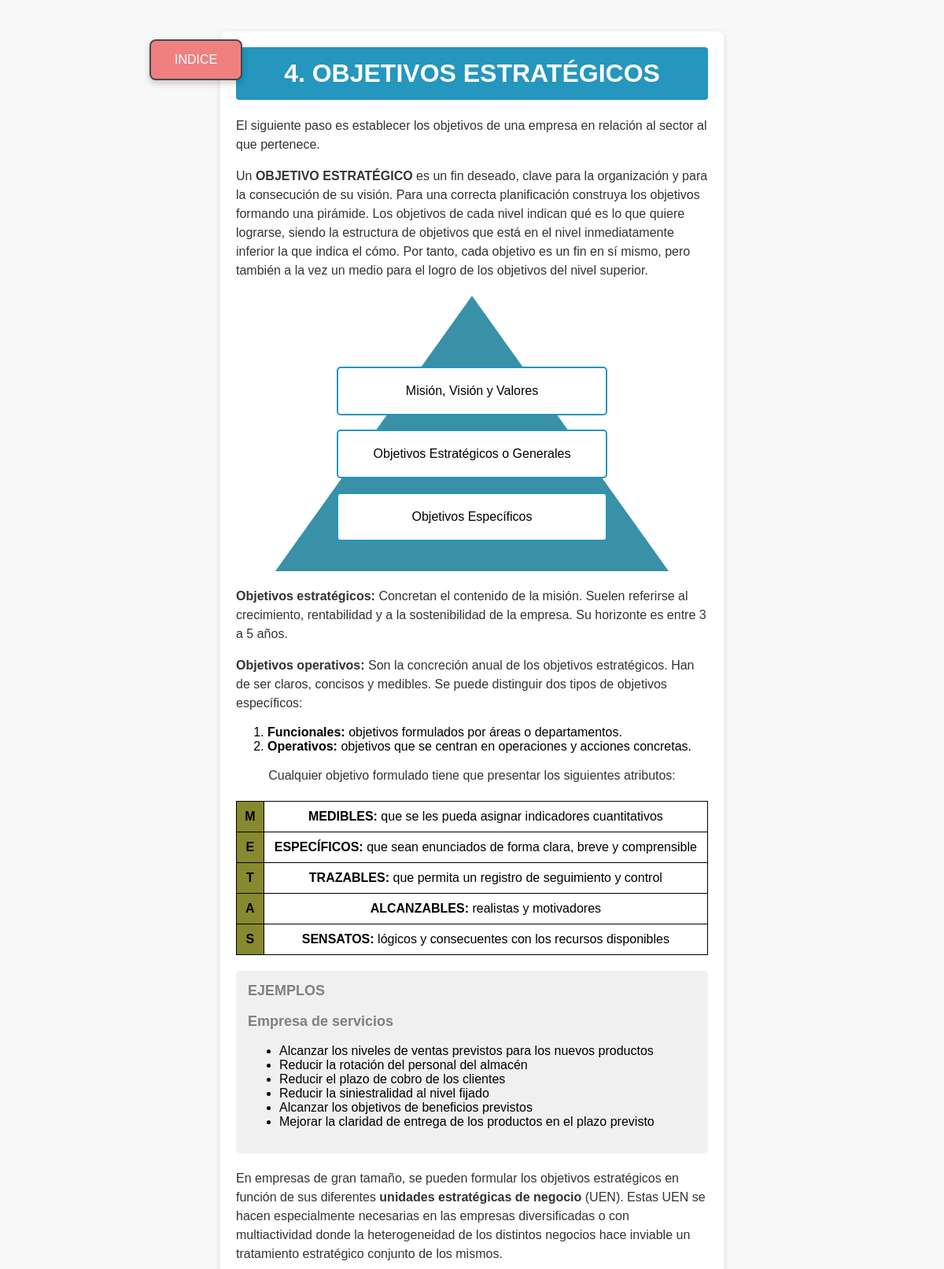
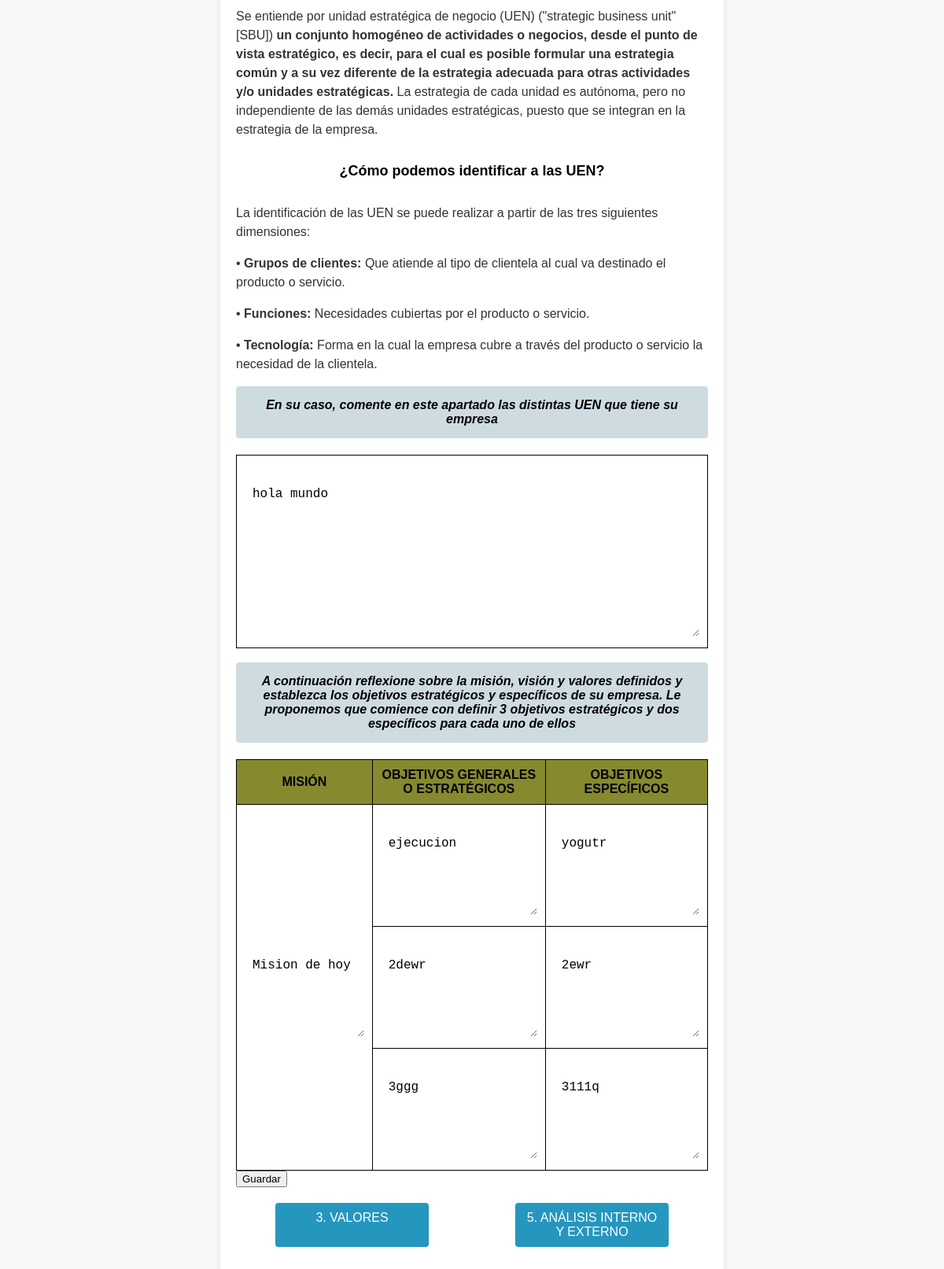
Screenshot of /Formularios/objetivos.php (signed in) with the database file from the repository (2 pictures, top to bottom).
### tables this page shows
CREATE TABLE IF NOT EXISTS `empresa` (
  `id` int(11) NOT NULL AUTO_INCREMENT,
  `id_usuario` int(11) NOT NULL,
  `mision` text DEFAULT NULL,
  `vision` text DEFAULT NULL,
  `valores` text DEFAULT NULL,
  `objetivos_generales` text DEFAULT NULL,
  `objetivos_especificos` text DEFAULT NULL,
  `amenazas` text DEFAULT NULL,
  `fortalezas` text DEFAULT NULL,
  `debilidades` text DEFAULT NULL,
  `oportunidades` text DEFAULT NULL,
  `unidad_estrategica` text DEFAULT NULL,
  `potenciald` decimal(5,2) DEFAULT NULL,
  `reflexion` text DEFAULT NULL,
  PRIMARY KEY (`id`),
  KEY `id_usuario` (`id_usuario`),
  CONSTRAINT `empresa_ibfk_1` FOREIGN KEY (`id_usuario`) REFERENCES `usuarios` (`id`)
);

### Formularios/objetivos.php (the view, shortened to what this page needs)
<?php
include('../Conexion/conexion.php');
$id_usuario = $_SESSION['usuario_id'];
$sql = "SELECT unidad_estrategica FROM empresa WHERE id_usuario = ?";
if ($stmt = $conn->prepare($sql)) {
    $stmt->bind_param("i", $id_usuario);
    $stmt->execute();
    $stmt->bind_result($unidadEstrategica);
}
$mision = '';
$objetivos_generales = ["", "", ""];
$objetivos_especificos = [[""], [""], [""]];
$sql = "SELECT mision, objetivos_generales, objetivos_especificos FROM empresa WHERE id_usuario = ?";
if ($stmt = $conn->prepare($sql)) {
    $stmt->bind_param("i", $id_usuario);
    $stmt->execute();
    $stmt->bind_result($mision, $objetivos_generales_str, $objetivos_especificos_str);
    if ($stmt->fetch()) {
        $objetivos_generales = $objetivos_generales_str ? explode(", ", $objetivos_generales_str) : ["", "", ""];
        $objetivos_especificos = $objetivos_especificos_str ? array_map(function ($obj) {
            return explode(", ", $obj);
        }, explode("], [", trim($objetivos_especificos_str, "[]"))) : [[""], [""], [""]];
    }
}
?>
<!DOCTYPE html>
<html lang="es">
<head>
    <link rel="stylesheet" href="../css/objetivos.css">
</head>
<body>
    <a class="volver" href="../principal.php">INDICE</a>
    <div class="container">
        <h1>4. OBJETIVOS ESTRATÉGICOS</h1>
        <p>El siguiente paso es establecer los objetivos de una empresa en relación al sector al que pertenece.</p>
        <p>Un <strong>OBJETIVO ESTRATÉGICO</strong> es un fin deseado, clave para la organización y para la consecución
            de su visión. Para una correcta planificación construya los objetivos formando una pirámide. Los objetivos
            de cada nivel indican qué es lo que quiere lograrse, siendo la estructura de objetivos que está en el nivel
            inmediatamente inferior la que indica el cómo. Por tanto, cada objetivo es un fin en sí mismo, pero también
            a la vez un medio para el logro de los objetivos del nivel superior.</p>
        <div class="triangulo">
            <div class="rectangulo rectangulo1">Misión, Visión y Valores</div>
            <div class="rectangulo rectangulo2">Objetivos Estratégicos o Generales</div>
            <div class="rectangulo rectangulo3">Objetivos Específicos</div>
        </div>
        <p><strong>Objetivos estratégicos:</strong> Concretan el contenido de la misión. Suelen referirse al
            crecimiento, rentabilidad y a la sostenibilidad de la empresa. Su horizonte es entre 3 a 5 años.</p>
        <p><strong>Objetivos operativos:</strong> Son la concreción anual de los objetivos estratégicos. Han de ser
            claros, concisos y medibles. Se puede distinguir dos tipos de objetivos específicos:</p>
        <ol>
            <li><strong>Funcionales:</strong> objetivos formulados por áreas o departamentos.</li>
            <li><strong>Operativos:</strong> objetivos que se centran en operaciones y acciones concretas.</li>
        </ol>
        <p style="text-align: center;">Cualquier objetivo formulado tiene que presentar los siguientes atributos:</p>
        <table class="metas-table">
            <tr>
                <th>M</th>
                <td><strong>MEDIBLES:</strong> que se les pueda asignar indicadores cuantitativos</td>
            </tr>
            <tr>
                <th>E</th>
                <td><strong>ESPECÍFICOS:</strong> que sean enunciados de forma clara, breve y comprensible</td>
            </tr>
            <tr>
                <th>T</th>
                <td><strong>TRAZABLES:</strong> que permita un registro de seguimiento y control</td>
            </tr>
            <tr>
                <th>A</th>
                <td><strong>ALCANZABLES:</strong> realistas y motivadores</td>
            </tr>
            <tr>
                <th>S</th>
                <td><strong>SENSATOS:</strong> lógicos y consecuentes con los recursos disponibles</td>
            </tr>
        </table>
        <div class="ejemplos">
            <h3>EJEMPLOS</h3>
            <h3>Empresa de servicios</h3>
            <ul>
                <li>Alcanzar los niveles de ventas previstos para los nuevos productos</li>
                <li>Reducir la rotación del personal del almacén</li>
                <li>Reducir el plazo de cobro de los clientes</li>
                <li>Reducir la siniestralidad al nivel fijado</li>
                <li>Alcanzar los objetivos de beneficios previstos</li>
                <li>Mejorar la claridad de entrega de los productos en el plazo previsto</li>
            </ul>
        </div>
        <p>En empresas de gran tamaño, se pueden formular los objetivos estratégicos en función de sus diferentes
            <strong>unidades estratégicas de negocio</strong> (UEN). Estas UEN se hacen especialmente necesarias en las
            empresas diversificadas o con multiactividad donde la heterogeneidad de los distintos negocios hace inviable
            un tratamiento estratégico conjunto de los mismos.
        </p>
        <p>Se entiende por unidad estratégica de negocio (UEN) ("strategic business unit" [SBU]) <strong>un conjunto
                homogéneo de actividades o negocios, desde el punto de vista estratégico, es decir, para el cual es
                posible formular una estrategia común y a su vez diferente de la estrategia adecuada para otras
                actividades y/o unidades estratégicas.</strong> La estrategia de cada unidad es autónoma, pero no
            independiente de las demás unidades estratégicas, puesto que se integran en la estrategia de la empresa.</p>
        <h5 style="text-align: center; font-size: 18px;">¿Cómo podemos identificar a las UEN?</h5>
        <p> La identificación de las UEN se puede realizar a partir de las tres siguientes dimensiones:</p>
        <p>•<strong> Grupos de clientes:</strong> Que atiende al tipo de clientela al cual va destinado el producto o
            servicio.</p>
        <p>•<strong> Funciones:</strong> Necesidades cubiertas por el producto o servicio.</p>
        <p>•<strong> Tecnología:</strong> Forma en la cual la empresa cubre a través del producto o servicio la
            necesidad de la clientela.</p>
        <form action="guardarObj.php" method="POST">
            <h4 style="text-align: center;">En su caso, comente en este apartado las distintas UEN que tiene su empresa
            </h4>
            <div style="display: flex; justify-content: center;">
                <table border="1" cellpadding="10">
                    <tr>
                        <td>
                            <textarea name="unidad_estrategica" rows="10"
                                cols="80"><?php echo htmlspecialchars($unidadEstrategica ?? ''); ?></textarea>
                        </td>
                    </tr>
                </table>
            </div>
            <br>
            <h4 style="text-align: center;">A continuación reflexione sobre la misión, visión y valores definidos y
                establezca los objetivos estratégicos y específicos de su empresa. Le proponemos que comience con
                definir 3
                objetivos estratégicos y dos específicos para cada uno de ellos</h4>
            <table>
                <tr>
                    <th>MISIÓN</th>
                    <th>OBJETIVOS GENERALES O ESTRATÉGICOS</th>
                    <th>OBJETIVOS ESPECÍFICOS</th>
                </tr>
                <tr>
                    <td rowspan="3">
                        <textarea name="mision" rows="5"
                            cols="30"><?php echo htmlspecialchars($mision ?? ''); ?></textarea>
                    </td>
                    <td>
                        <textarea name="objetivos_generales[]" rows="5"
                            cols="30"><?php echo htmlspecialchars($objetivos_generales[0] ?? ''); ?></textarea>
                    </td>
                    <td>
                        <textarea name="objetivos_especificos[0][]" rows="5"
                            cols="30"><?php echo htmlspecialchars($objetivos_especificos[0][0] ?? ''); ?></textarea>
                    </td>
                </tr>
                <tr>
                    <td>
                        <textarea name="objetivos_generales[]" rows="5"
                            cols="30"><?php echo htmlspecialchars($objetivos_generales[1] ?? ''); ?></textarea>
                    </td>
                    <td>
                        <textarea name="objetivos_especificos[1][]" rows="5"
                            cols="30"><?php echo htmlspecialchars($objetivos_especificos[0][1] ?? ''); ?></textarea>
                    </td>
                </tr>
                <tr>
                    <td>
                        <textarea name="objetivos_generales[]" rows="5"
                            cols="30"><?php echo htmlspecialchars($objetivos_generales[2] ?? ''); ?></textarea>
                    </td>
                    <td>
                        <textarea name="objetivos_especificos[2][]" rows="5"
                            cols="30"><?php echo htmlspecialchars($objetivos_especificos[0][2] ?? ''); ?></textarea>
                    </td>
                </tr>
            </table>
            <input type="submit" value="Guardar">
        </form>
        <div class="info-box">
            <a class="info-item" href="../Formularios/valores.php">3. VALORES</a>
            <a class="info-item" href="../Formularios/analisisIE.php">5. ANÁLISIS INTERNO Y EXTERNO</a>
        </div>
    </div>
</body>
</html>

### css/objetivos.css (style rules this page uses)
body { font-family: Arial, sans-serif; background-color: #f8f8f8; margin: 0; padding: 0; }
.container { width: 50%; margin: auto; padding: 20px; background-color: #ffffff; border-radius: 8px; box-shadow: 0 2px 10px rgba(0, 0, 0, 0.1); margin-top: 40px; margin-bottom: 40px; }
h1 { background-color: #2596be; color: #ffffff; padding: 15px; text-align: center; border-radius: 4px; margin-top: 0; }
p { font-size: 16px; color: #333; line-height: 1.5; }
textarea { margin-top: 20px; padding: 10px; font-size: 16px; border: transparent; border-radius: 4px; width: 100%; box-sizing: border-box; }
h4 { background-color: #cedce1; color: #000000; padding: 15px; text-align: center; font-style: italic; border-radius: 4px; margin-top: 0; }
.info-box { display: grid; grid-template-columns: 1fr 1fr; gap: 10px; margin: 20px 0; }
.info-item { display: block; background-color: #2596be; color: #fff; padding: 10px; text-align: center; border-radius: 4px; cursor: pointer; text-decoration: none; margin-left: 50px; margin-right: 50px; }
.info-item:first-child { grid-column: 1; }
.info-item:last-child { grid-column: 2; }
.metas-table { margin-top: 20px; width: 100%; }
table { width: 100%; border-collapse: collapse; }
table, th, td { border: 1px solid black; }
th, td { padding: 10px; text-align: center; }
th { background-color: #87892f; }
.volver { display: inline-block; background-color: #f08080; color: #ffffff; padding: 15px 30px; text-align: center; text-decoration: none; border-radius: 8px; border: 2px solid #4a4a4a; position: fixed; top: 50px; left: 190px; box-shadow: 0 4px 8px rgba(0, 0, 0, 0.2); transition: background-color 0.3s; }
.triangulo { position: relative; width: 0; height: 0; border-left: 250px solid transparent; border-right: 250px solid transparent; border-bottom: 350px solid #3891a7; margin: 20px auto; }
.rectangulo { position: absolute; left: 50%; transform: translateX(-50%); background-color: white; padding: 20px; border: 2px solid #2596be; border-radius: 5px; text-align: center; width: 300px; }
.rectangulo1 { top: 90px; }
.rectangulo2 { top: 170px; }
.rectangulo3 { top: 250px; }
.ejemplos { padding: 15px; margin: 20px 0; background-color: #f0f0f0; border-radius: 5px; }
h3 { font-size: 18px; color: #867e7e; margin-top: 0; }

### rows the page displays
empresa: unidad_estrategica "hola mundo", mision "Mision de hoy", objetivos_generales "ejecucion", objetivos_especificos "yogutr", objetivos_generales "2dewr", objetivos_especificos "2ewr", objetivos_generales "3ggg", objetivos_especificos "3111q"
